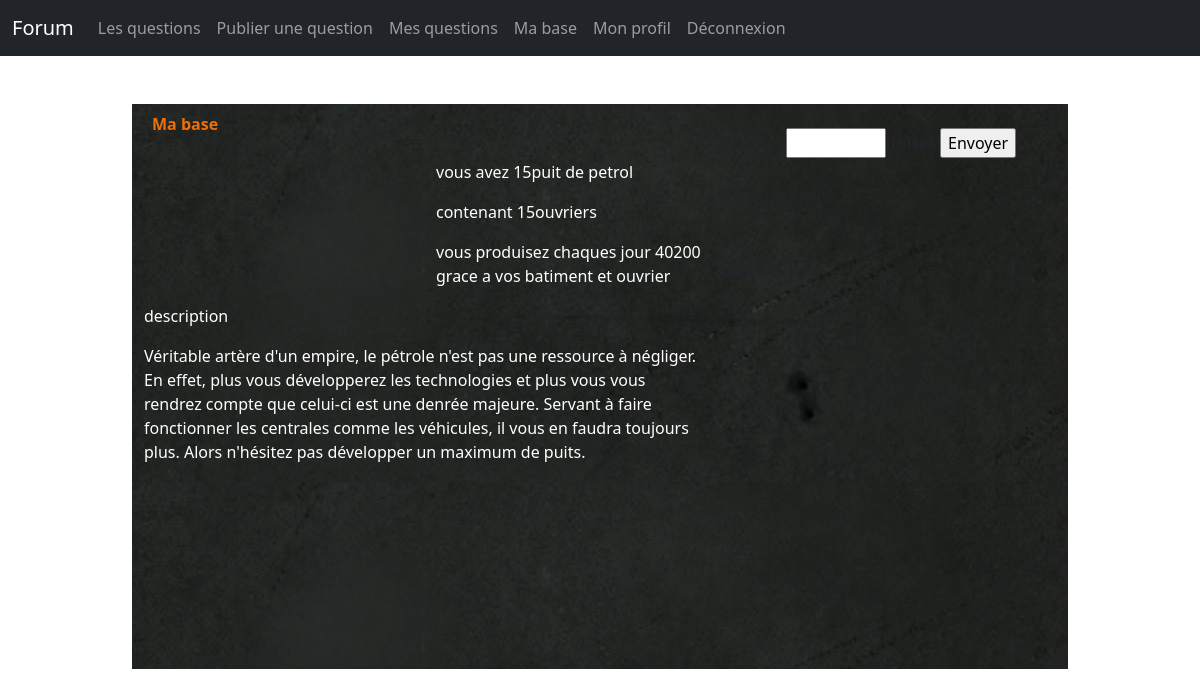
Page /achat.php?id=2 (signed in) on the committed database.
### tables this page shows
CREATE TABLE IF NOT EXISTS `batiments_prod` (
  `id` int NOT NULL AUTO_INCREMENT,
  `nom` varchar(50) NOT NULL,
  `productionBat` int NOT NULL,
  `terrain` int NOT NULL,
  `productionOuvrier` int NOT NULL,
  `description` text NOT NULL,
  `img` longtext NOT NULL,
  `prix` int NOT NULL,
  PRIMARY KEY (`id`)
);

CREATE TABLE IF NOT EXISTS `batimentproductionplayer` (
  `id` int NOT NULL AUTO_INCREMENT,
  `idBatiment` int NOT NULL,
  `nombresBat` int NOT NULL DEFAULT '0',
  `nombresOuvrier` int NOT NULL DEFAULT '0',
  `id_player` int NOT NULL,
  PRIMARY KEY (`id`)
);

### actions/questions/acheterdivers.php (called while the page is built, shortened)
<?php
require('actions/database.php');
$idOfUser = $_SESSION['id'];
$idbat = $_GET['id'];
$affichebat = $bdd->prepare('SELECT bp.id, bp.nom, bp.img, bp.description, bp.prix, bpp.nombresBat AS nombre_batiments,
 bpp.nombresOuvrier AS nombre_ouvriers, (bp.productionBat * bpp.nombresBat) + ( bp.productionOuvrier * bpp.nombresOuvrier) AS production_totale
  FROM batiments_prod AS bp INNER JOIN batimentproductionplayer AS bpp
  ON bp.id = bpp.idBatiment WHERE bpp.id_player = ? AND bpp.idBatiment = ?');
$affichebat->execute(array($idOfUser,$idbat));
 $infosbat = $affichebat->fetch();

### achat.php (the view)
<?php
require('actions\questions\acheterdivers.php')
?>
<!DOCTYPE html>
<html lang="en">
<?php include 'includes/head.php'; ?>
<body>
    <?php include 'includes/navbar.php'; ?>
    <br><br>
    <div class="container blockjeux">
        <div class="row">
            <div class="blockgauche">
                <p class="mabase p-2"><strong> Ma base</strong></p>
                <div class="row">
                    <div class="col-6"><img src="<?= $infosbat['img'] ?>" alt="" style="width:100%;">
                    </div>
                    <div class="col-6">
                        <p style="color:white;"> vous avez <?= $infosbat['nombre_batiments'] ?><?= $infosbat['nom'] ?></p>
                        <p style="color:white;">contenant <?= $infosbat['nombre_ouvriers'] ?>ouvriers</p>
                        <p style="color:white;">  vous produisez  chaques jour <?= $infosbat['production_totale'] ?> grace a vos batiment et ouvrier</p>
                    </div>
                </div>
                <p style="color:white;">description </p>
                <p style="color:white;"><?= $infosbat['description'] ?></p>
            </div>
            <div class="blockdroit">
                <div class="row my-4">
                    <form>
                        <label for="achat">acheter :</label>
                        <input type="number" id="achat" name="achat" style="display: inline-block; width:100px;"><strong>unites <input type="submit" value="Envoyer" style="display: inline-block;"></strong><br><br>
                    </form>
                    <p>prix unitaire <?= $infosbat['prix'] ?></p>
                </div>
                <h2>dddd </h2>
            </div>
        </div>
    </div>
</body>
</html>

### assets/style.css (style rules this page uses)
.blockjeux { width: 936px; height: 565px; background-image: url('../assets/img/bgbase.png'); background-size: auto; }
.blockgauche { width: 584px; height: 100%; }
.blockdroit { width: 352px; height: 100%; padding: 0px 0px !important; }
.mabase { color: rgb(236, 111, 9); }

### rows in the picture
batiments_prod: batimentproductionplayer.nombresBat "15", nom "puit de petrol", batimentproductionplayer.nombresOuvrier "15", description "Véritable artère d'un empire, le pétrole n'est pas une ressource à négliger. En effet, plus vous développerez les technologies et plus vous vous rendrez compte que celui-ci est une denrée majeure. Servant à faire fonctionner les centrales comme les véhicules, il vous en faudra toujours plus. Alors n'hésitez pas développer un maximum de puits."

### other values in the picture
$infosbat['production_totale'] "40200"
